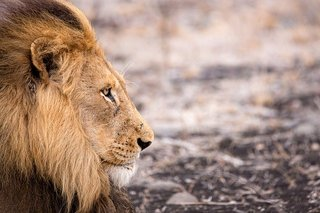
#> input picture lion.jpg, 320 x 213 px
$ jupyter execute seam_carver_demo.ipynb   (shell and % lines are left out)
#> lines starting #> are read from the running program, lines starting #| are printed output that depends on the picture
### seam_carver.py
import cv2
import numpy as np


class SeamCarver:
    def __init__(self, filename, out_height, out_width):
        # read in image
        self.in_image = cv2.imread(filename).astype(np.float64)
        self.in_height, self.in_width = self.in_image.shape[: 2]

        # keep tracking resulting image
        self.out_image = np.copy(self.in_image)
        self.out_height = out_height
        self.out_width = out_width

        self.seams_carving()

    def seams_carving(self):
        # determine how many seams to remove
        delta_row, delta_col = int(self.out_height - self.in_height), int(self.out_width - self.in_width)

        if delta_row > 0 or delta_col > 0:
            print("Does not support image enlarging, exiting")
            exit(0)

        if delta_row != 0:
            print("Only supports horizontal resizing for now, exiting...")
            exit(0)

        if delta_col < 0:
            for dummy in range(delta_col * -1):
                energy_map = self.calc_energy_map()
                seam_idx = self.viterbi(energy_map)
                self.delete_seam(seam_idx)

    def calc_energy_map(self):
        # energy is calculated as the squared component-wise distance between 4 neighbours of the pixel
        b, g, r = cv2.split(self.out_image)
        b_energy = np.absolute(cv2.Scharr(b, -1, 1, 0)) + np.absolute(cv2.Scharr(b, -1, 0, 1))
        g_energy = np.absolute(cv2.Scharr(g, -1, 1, 0)) + np.absolute(cv2.Scharr(g, -1, 0, 1))
        r_energy = np.absolute(cv2.Scharr(r, -1, 1, 0)) + np.absolute(cv2.Scharr(r, -1, 0, 1))
        return b_energy + g_energy + r_energy

    def delete_seam(self, seam_idx):
        m, n = self.out_image.shape[: 2]
        output = np.zeros((m, n - 1, 3))
        for row in range(m):
            col = seam_idx[row]
            output[row, :, 0] = np.delete(self.out_image[row, :, 0], [col])
            output[row, :, 1] = np.delete(self.out_image[row, :, 1], [col])
            output[row, :, 2] = np.delete(self.out_image[row, :, 2], [col])
        self.out_image = np.copy(output)

    def save_result(self, filename):
        cv2.imwrite(filename, self.out_image.astype(np.uint8))

    def viterbi(self, energy_map):
        num_rows, num_cols = energy_map.shape

        # used as parent pointer, starting from 2nd row
        pixel_index = np.zeros((num_rows - 1, num_cols))

        # record the sum of min energy pixels in the seam up to this row
        current_seam_energy = energy_map[0]

        for y in range(1, num_rows):
            new_seam_energy = []

            # go through every pixel in the row, find the min energy from the neighbours of current_seam_energy
            for x, pixel_energy in enumerate(energy_map[y]):
                # if pixel is at the left-most
                if x == 0:
                    neighbour_energies = [current_seam_energy[0], current_seam_energy[1]]
                    min_energy = min(neighbour_energies)
                    min_index = np.argmin(neighbour_energies)

                # if pixel is at the right-most
                elif x == num_cols - 1:
                    neighbour_energies = [current_seam_energy[num_cols - 2], current_seam_energy[num_cols - 1]]
                    min_energy = min(neighbour_energies)
                    temp = np.argmin(neighbour_energies)
                    if temp == 1:
                        min_index = num_cols - 1
                    else:
                        min_index = num_cols - 2

                # otherwise the pixel has 3 neighbours
                else:
                    neighbour_energies = [current_seam_energy[x - 1], current_seam_energy[x], current_seam_energy[x + 1]]
                    min_energy = min(neighbour_energies)
                    temp = np.argmin(neighbour_energies)
                    if temp == 0:
                        min_index = x - 1
                    elif temp == 1:
                        min_index = x
                    else:
                        min_index = x + 1

                # record the index (where the min erengy come from) and add to the seam energy
                pixel_index[y-1][x] = int(min_index)
                new_seam_energy.append(pixel_energy + min_energy)

            # update seam energy, for the next row to use
            current_seam_energy = new_seam_energy

        # backtrack from the last row to find the overall lowest energy seam
        min_idx = int(np.argmin(current_seam_energy))
        seam_to_remove = [min_idx]
        for y in range(num_rows - 2, -1, -1):
            min_idx = int(pixel_index[y][min_idx])
            seam_to_remove.append(min_idx)

        # restore the top-down order
        seam_to_remove.reverse()
        #print(seam_to_remove[0])

        return seam_to_remove

### seam_carver_demo.ipynb
# Seam Carver

Seam carving is an operator for content-aware image resizing, to eliminate distortion. It is implemented using Viterbi algorithm with "max" replaced by "min", i.e. find the sequence of latent variables corresponds to the minimum energy.

A vertical (horizontal) seam is a path of pixels connected from top (left) to bottom (right) in an image with one pixel in each row (column). We want to find the seam with minimal energy (sum of the energy of the pixels on the seam).

Transition probability (ensure continuity):

    p(zn = k'| zn−1 = k) =    1       if |k - k'| <= 1
    p(zn = k'| zn−1 = k) = infinity      otherwise

Emission probability:

    p(xn|zn = k) = e(n, k)

(Implementation details can be found in seam_carver.py)

The following sections will compare Seam Carver to normal image resizing.

[cell 1]
import cv2
import numpy as np
import matplotlib.pyplot as plt

## Use matplotlib to display the original image

[cell 2]
img_input = cv2.imread('lion.jpg')
#> img_input is the input picture: shape (213, 320, 3); mean B, G, R 125.3, 139.7, 166.6
height_input, width_input = img_input.astype(np.float64).shape[: 2]
#> height_input = 213; width_input = 320

plt.imshow(cv2.cvtColor(img_input, cv2.COLOR_BGR2RGB))
plt.title("Original image: lion.jpg")
plt.show()

print('Original image size: {}*{}'.format(height_input, width_input))
#| Original image size: 213*320

## Image resizing
let's make this image square shape

[cell 3]
height_output = height_input
#> height_output = 213
width_output = height_output
#> width_output = 213
print('Output image size: {}*{}'.format(height_output, width_output))
#| Output image size: 213*213

### Normal image resizing

[cell 4]
img_resized = cv2.resize(img_input, (width_output, height_output), interpolation = cv2.INTER_AREA)
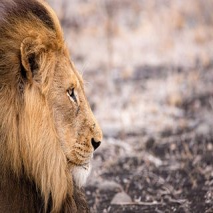
#> img_resized: shape (213, 213, 3); mean B, G, R 125.3, 139.7, 166.6
plt.imshow(cv2.cvtColor(img_resized, cv2.COLOR_BGR2RGB))
plt.title("Image resized by cv2.resize")
plt.show()

### Seam carving

[cell 5]
from seam_carver import SeamCarver

SC = SeamCarver('lion.jpg', height_output, width_output)
#> the loop in seams_carving, `for dummy in range(delta_col * -1):` made 107 passes
#> pass 1, in calc_energy_map, `b, g, r = cv2.split(self.out_image)`:
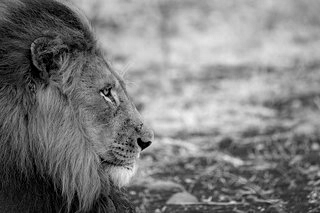
#> b: shape (213, 320) float64; min 0, max 244, mean 125.3
#> pass 1, in calc_energy_map, `b, g, r = cv2.split(self.out_image)`:
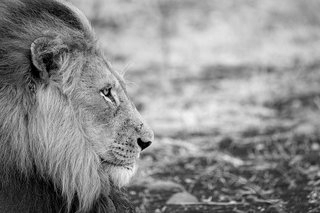
#> g: shape (213, 320) float64; min 0, max 246, mean 139.7
#> pass 1, in calc_energy_map, `b, g, r = cv2.split(self.out_image)`:
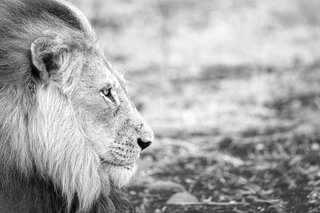
#> r: shape (213, 320) float64; min 0, max 255, mean 166.6
#> pass 1, in calc_energy_map, `b_energy = np.absolute(cv2.Scharr(b, -1, 1, 0)) + np.absolute(cv2.Scha..`:
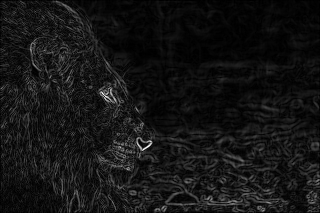
#> b_energy: shape (213, 320) float64; min 0, max 4682, mean 379.3; drawn with min black and max white
#> after the loop in seams_carving, `for dummy in range(delta_col * -1):`:
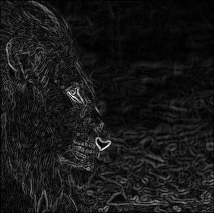
#> energy_map: shape (213, 214) float64; min 0, max 14190, mean 1336; drawn with min black and max white
img_sc = SC.out_image.astype(np.uint8)
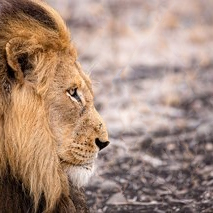
#> img_sc: shape (213, 213, 3); mean of channels 0, 1, 2 124, 139.5, 167.4; drawn as B, G, R

plt.imshow(cv2.cvtColor(img_sc, cv2.COLOR_BGR2RGB))
plt.title("Image resized by SeamCarver")
plt.show()

## Result comparison

[cell 6]
plt.figure(figsize=(10,5))
plt.imshow(cv2.cvtColor(np.hstack((img_resized, img_sc)), cv2.COLOR_BGR2RGB))
plt.title("cv2.resize               vs            SeamCarver")
plt.show()
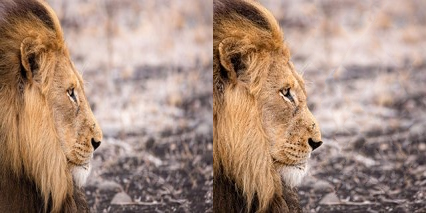
#> shown: shape (213, 426, 3); mean R, G, B 167, 139.6, 124.6
